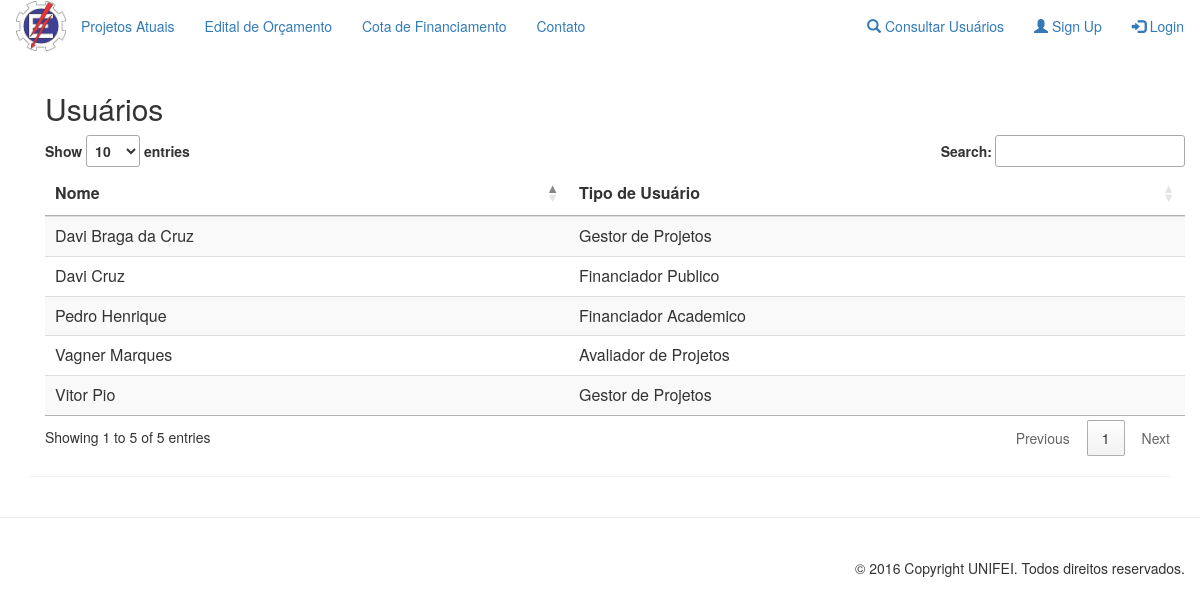
The page /pages/usuario/consultarUsuario.php on the database its author committed.
### tables this page shows
CREATE TABLE `usuario` (
  `cpf` varchar(14) NOT NULL,
  `tipo` varchar(50) NOT NULL,
  `nome` varchar(50) NOT NULL,
  `email` varchar(25) NOT NULL,
  `senha` varchar(20) NOT NULL,
  `cep` int(8) NOT NULL,
  `rua` varchar(45) NOT NULL,
  `numero` int(5) NOT NULL,
  `bairro` varchar(25) NOT NULL,
  `cidade` varchar(25) NOT NULL,
  `estado` varchar(2) NOT NULL,
  `categoria` varchar(40) NOT NULL,
  `dataNasc` date NOT NULL,
  `status` varchar(20) NOT NULL
);

### functions/functionsBd.php (called while the page is built, shortened)
<?php
function consultaUsuario()
{
    RETURN mysql_query("SELECT * FROM usuario ORDER BY nome");
}
?>

### pages/usuario/consultarUsuario.php (the view, shortened to what this page needs)
<?php
require_once '../../functions/functionsBd.php';
?>
<section id="infoProjetosCandidatos" class="container">
    <div class="container">
        <h2 class="sub-header">Usuários</h2>
        <div class="table-responsive">
            <script>$(document).ready(function ()
                {
                    $('#listarUsuarios').DataTable();
                });
            </script>
            <table id="listarUsuarios" class="table table-striped">
                <thead>
                    <tr>
                        <th>Nome</th>
                        <th>Tipo de Usuário</th>
                    </tr>
                </thead>
                <tbody>
                    <?php
                    $query = consultaUsuario();
                    while ($dados = mysql_fetch_array(($query)))
                    {
                        echo "<tr>"
                            . "<td> " . $dados['nome'] . "</td>"
                            . "<td> " . $dados['tipo'] . "</td>"
                            . "</tr>";
                    }
                    ?>
                </tbody>
            </table>
        </div>
    </div>
    <hr/>
</section>
<?php include("../template/footer.php") ?>

### rows shown on the page
usuario: nome "Davi Braga da Cruz", tipo "Gestor de Projetos"
usuario: nome "Davi Cruz", tipo "Financiador Publico"
usuario: nome "Pedro Henrique", tipo "Financiador Academico"
usuario: nome "Vagner Marques", tipo "Avaliador de Projetos"
usuario: nome "Vitor Pio", tipo "Gestor de Projetos"
